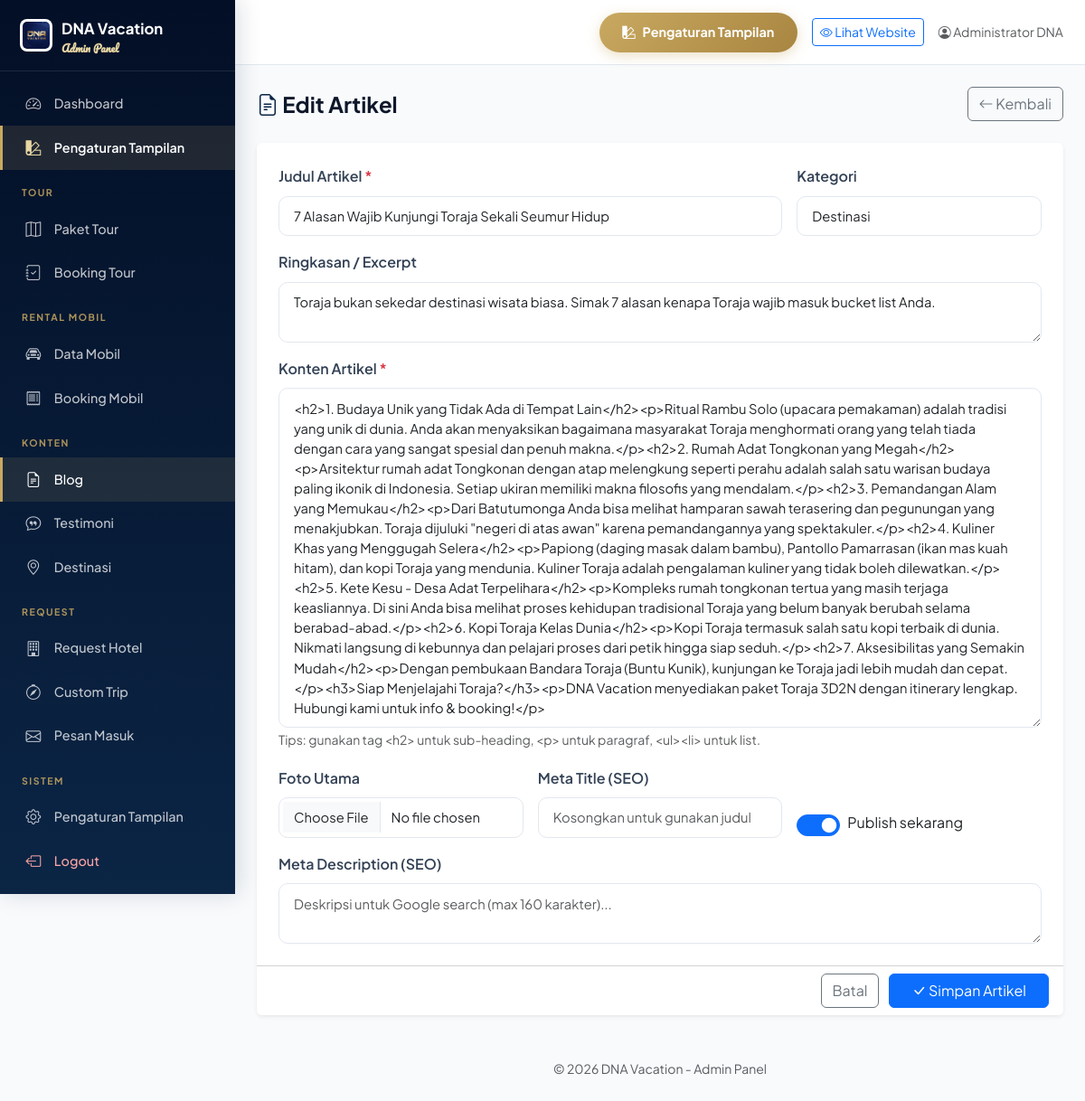
The page /admin/blog-form.php?id=1 (signed in) on the database its author committed.
### tables this page shows
CREATE TABLE blog_posts (
  id INT AUTO_INCREMENT PRIMARY KEY,
  title VARCHAR(200) NOT NULL,
  slug VARCHAR(220) NOT NULL UNIQUE,
  category_id INT,
  excerpt TEXT,
  content LONGTEXT,
  image VARCHAR(255),
  author_id INT,
  is_published TINYINT(1) DEFAULT 0,
  meta_title VARCHAR(200),
  meta_description TEXT,
  view_count INT DEFAULT 0,
  published_at TIMESTAMP NULL,
  created_at TIMESTAMP DEFAULT CURRENT_TIMESTAMP,
  updated_at TIMESTAMP DEFAULT CURRENT_TIMESTAMP ON UPDATE CURRENT_TIMESTAMP,
  FOREIGN KEY (category_id) REFERENCES blog_categories(id) ON DELETE SET NULL,
  FOREIGN KEY (author_id) REFERENCES admin_users(id) ON DELETE SET NULL,
  INDEX idx_published (is_published),
  INDEX idx_slug (slug)
);

CREATE TABLE blog_categories (
  id INT AUTO_INCREMENT PRIMARY KEY,
  name VARCHAR(100) NOT NULL,
  slug VARCHAR(120) NOT NULL UNIQUE,
  created_at TIMESTAMP DEFAULT CURRENT_TIMESTAMP
);

### includes/config.php (called while the page is built, shortened)
<?php
function e($str) {
    return htmlspecialchars($str, ENT_QUOTES, 'UTF-8');
}

### admin/blog-form.php (the view, shortened to what this page needs)
<?php
require_once __DIR__ . '/includes/header.php';
$id = isset($_GET['id']) ? (int)$_GET['id'] : 0;
$post = null;
if ($id) {
    $stmt = $pdo->prepare("SELECT * FROM blog_posts WHERE id = ?");
    $stmt->execute([$id]);
    $post = $stmt->fetch();
}
$categories = $pdo->query("SELECT * FROM blog_categories ORDER BY name")->fetchAll();
?>
<div class="p-3 p-md-4">
    <div class="d-flex justify-content-between align-items-center mb-4">
        <h4 class="fw-bold mb-0"><i class="bi bi-file-earmark-text text-primary-custom"></i> <?= $id ? 'Edit' : 'Tulis' ?> Artikel</h4>
        <a href="blog.php" class="btn btn-outline-secondary"><i class="bi bi-arrow-left"></i> Kembali</a>
    </div>
    <form method="POST" enctype="multipart/form-data" class="card border-0 shadow-sm">
        <div class="card-body p-4">
            <div class="row g-3">
                <div class="col-md-8">
                    <label class="form-label fw-semibold">Judul Artikel <span class="text-danger">*</span></label>
                    <input type="text" name="title" class="form-control form-control-lg" value="<?= e($post['title'] ?? '') ?>" required placeholder="Judul artikel yang menarik...">
                </div>
                <div class="col-md-4">
                    <label class="form-label fw-semibold">Kategori</label>
                    <select name="category_id" class="form-select">
                        <?php foreach ($categories as $c): ?>
                            <option value="<?= $c['id'] ?>" <?= ($post['category_id'] ?? '') == $c['id'] ? 'selected' : '' ?>><?= e($c['name']) ?></option>
                        <?php endforeach; ?>
                    </select>
                </div>
                <div class="col-12">
                    <label class="form-label fw-semibold">Ringkasan / Excerpt</label>
                    <textarea name="excerpt" class="form-control" rows="2" placeholder="Ringkasan singkat artikel (tampil di preview list)..."><?= e($post['excerpt'] ?? '') ?></textarea>
                </div>
                <div class="col-12">
                    <label class="form-label fw-semibold">Konten Artikel <span class="text-danger">*</span></label>
                    <textarea name="content" class="form-control" rows="16" required placeholder="Tulis konten artikel di sini. Bisa menggunakan HTML dasar: &lt;h2&gt;, &lt;p&gt;, &lt;ul&gt;, &lt;li&gt;, &lt;strong&gt;..."><?= e($post['content'] ?? '') ?></textarea>
                    <small class="text-muted">Tips: gunakan tag &lt;h2&gt; untuk sub-heading, &lt;p&gt; untuk paragraf, &lt;ul&gt;&lt;li&gt; untuk list.</small>
                </div>
                <div class="col-md-4">
                    <label class="form-label fw-semibold">Foto Utama</label>
                    <input type="file" name="image" class="form-control" accept="image/*">
                </div>
                <div class="col-md-4">
                    <label class="form-label fw-semibold">Meta Title (SEO)</label>
                    <input type="text" name="meta_title" class="form-control" value="<?= e($post['meta_title'] ?? '') ?>" placeholder="Kosongkan untuk gunakan judul">
                </div>
                <div class="col-md-4 d-flex align-items-end">
                    <div class="form-check form-switch">
                        <input type="checkbox" name="is_published" class="form-check-input" id="isPublished" style="width:3rem;height:1.5rem" <?= ($post['is_published'] ?? 0) ? 'checked' : '' ?>>
                        <label class="form-check-label ms-2" for="isPublished">Publish sekarang</label>
                    </div>
                </div>
                <div class="col-12">
                    <label class="form-label fw-semibold">Meta Description (SEO)</label>
                    <textarea name="meta_description" class="form-control" rows="2" placeholder="Deskripsi untuk Google search (max 160 karakter)..."><?= e($post['meta_description'] ?? '') ?></textarea>
                </div>
            </div>
        </div>
        <div class="card-footer bg-white text-end">
            <a href="blog.php" class="btn btn-outline-secondary me-2">Batal</a>
            <button type="submit" class="btn btn-primary px-4"><i class="bi bi-check-lg"></i> Simpan Artikel</button>
        </div>
    </form>
</div>
<?php require_once __DIR__ . '/includes/footer.php'; ?>

### assets/css/style.css (style rules this page uses)
:root { --primary: #0B2545; --primary-dark: #061838; --primary-darker: #030F26; --primary-mid: #13315C; --primary-light: #E8EEF7; --primary-lighter: #F4F7FC; --gold: #C9A961; --gold-dark: #A88540; --gold-light: #E8D6A3; --gold-lighter: #FBF5E4; --secondary: #C9A961; --secondary-dark: #A88540; --secondary-light: #FBF5E4; --accent: #EC7B4E; --accent-light: #FFEDD5; --success: #10B981; --success-light: #D1FAE5; --danger: #EF4444; --warning: #F59E0B; --dark: #0F172A; --gray-50: #F8FAFC; --gray-100: #F1F5F9; --gray-200: #E2E8F0; --gray-300: #CBD5E1; --gray-400: #94A3B8; --gray-500: #64748B; --gray-600: #475569; --gray-700: #334155; --gray-800: #1E293B; --font-main: 'Plus Jakarta Sans', -apple-system, BlinkMacSystemFont, sans-serif; --font-script: 'Pacifico', 'Dancing Script', cursive; --radius: 14px; --radius-sm: 10px; --radius-lg: 20px; --radius-xl: 28px; --shadow: 0 1px 3px rgba(11,37,69,.06), 0 1px 2px rgba(11,37,69,.04); --shadow-md: 0 4px 16px rgba(11,37,69,.08); --shadow-lg: 0 12px 32px rgba(11,37,69,.12); --shadow-xl: 0 20px 48px rgba(11,37,69,.18); --transition: all .25s cubic-bezier(.4,0,.2,1); }
* { box-sizing: border-box; }
body { font-family: var(--font-main); color: var(--dark); line-height: 1.65; background: #fff; -webkit-font-smoothing: antialiased; text-rendering: optimizeLegibility; }
a { text-decoration: none; }
.text-primary-custom { color: var(--primary) !important; }
.form-control, .form-select { border-radius: var(--radius-sm); border: 1.5px solid var(--gray-200); padding: .65rem 1rem; font-size: .92rem; transition: var(--transition); background: #fff; }
.form-label { color: var(--gray-700); }
body.admin-body { background: var(--gray-50); }

### rows shown on the page
blog_posts: title "7 Alasan Wajib Kunjungi Toraja Sekali Seumur Hidup", category_id "Destinasi", excerpt "Toraja bukan sekedar destinasi wisata biasa. Simak 7 alasan kenapa Toraja wajib masuk bucket list Anda.", content "<h2>1. Budaya Unik yang Tidak Ada di Tempat Lain</h2><p>Ritual Rambu Solo (upacara pemakaman) adalah tradisi yang unik di dunia. Anda akan menyaksikan bagaimana masyarakat Toraja menghormati orang yang telah tiada dengan cara yang sangat spesial dan penuh makna.</p><h2>2. Rumah Adat Tongkonan yang Megah</h2><p>Arsitektur rumah adat Tongkonan dengan atap melengkung seperti perahu adalah salah satu warisan budaya paling ikonik di Indonesia. Setiap ukiran memiliki makna filosofis yang mendalam.</p><h2>3. Pemandangan Alam yang Memukau</h2><p>Dari Batutumonga Anda bisa melihat hamparan sawah terasering dan pegunungan yang menakjubkan. Toraja dijuluki \"negeri di atas awan\" karena pemandangannya…", is_published "☑"

### other values the page prints
$_SESSION['admin_name'] "Administrator DNA"
SITE_NAME "DNA Vacation"
